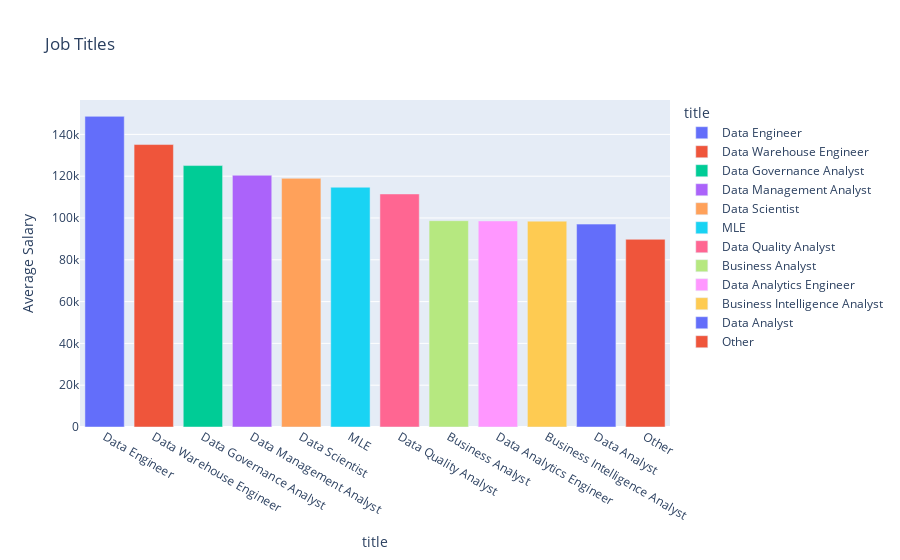

Notebook source saved alongside this figure:
### Markdown cell above
# Average Salaries of Job Titles

### Code cell
df_temp = dfc.groupby(["title_key"]) \
       .agg({'salary_standardized':'mean'}) \
       .reset_index() \
       .rename(columns={'salary_standardized': 'Average Salary','title_key':'title'}) \
       .sort_values("Average Salary",ascending = False)

fig = px.bar(df_temp, x = 'title',   y = 'Average Salary' , color = "title", title = "Job Titles")
fig.show()

### Figure 1 — Plotly figure (JSON) as saved in the notebook; plotly's stock layout.template omitted (floating-point values rounded to 4 significant figures)
{"data": [{"alignmentgroup": "True", "hovertemplate": "title=%{x}<br>Average Salary=%{y}<extra></extra>", "legendgroup": "Data Engineer", "marker": {"color": "#636efa", "pattern": {"shape": ""}}, "name": "Data Engineer", "offsetgroup": "Data Engineer", "orientation": "v", "showlegend": true, "textposition": "auto", "type": "bar", "x": ["Data Engineer"], "xaxis": "x", "y": [148600.0], "yaxis": "y"}, {"alignmentgroup": "True", "hovertemplate": "title=%{x}<br>Average Salary=%{y}<extra></extra>", "legendgroup": "Data Warehouse Engineer", "marker": {"color": "#EF553B", "pattern": {"shape": ""}}, "name": "Data Warehouse Engineer", "offsetgroup": "Data Warehouse Engineer", "orientation": "v", "showlegend": true, "textposition": "auto", "type": "bar", "x": ["Data Warehouse Engineer"], "xaxis": "x", "y": [135100.0], "yaxis": "y"}, {"alignmentgroup": "True", "hovertemplate": "title=%{x}<br>Average Salary=%{y}<extra></extra>", "legendgroup": "Data Governance Analyst", "marker": {"color": "#00cc96", "pattern": {"shape": ""}}, "name": "Data Governance Analyst", "offsetgroup": "Data Governance Analyst", "orientation": "v", "showlegend": true, "textposition": "auto", "type": "bar", "x": ["Data Governance Analyst"], "xaxis": "x", "y": [125084], "yaxis": "y"}, {"alignmentgroup": "True", "hovertemplate": "title=%{x}<br>Average Salary=%{y}<extra></extra>", "legendgroup": "Data Management Analyst", "marker": {"color": "#ab63fa", "pattern": {"shape": ""}}, "name": "Data Management Analyst", "offsetgroup": "Data Management Analyst", "orientation": "v", "showlegend": true, "textposition": "auto", "type": "bar", "x": ["Data Management Analyst"], "xaxis": "x", "y": [120400.0], "yaxis": "y"}, {"alignmentgroup": "True", "hovertemplate": "title=%{x}<br>Average Salary=%{y}<extra></extra>", "legendgroup": "Data Scientist", "marker": {"color": "#FFA15A", "pattern": {"shape": ""}}, "name": "Data Scientist", "offsetgroup": "Data Scientist", "orientation": "v", "showlegend": true, "textposition": "auto", "type": "bar", "x": ["Data Scientist"], "xaxis": "x", "y": [119000.0], "yaxis": "y"}, {"alignmentgroup": "True", "hovertemplate": "title=%{x}<br>Average Salary=%{y}<extra></extra>", "legendgroup": "MLE", "marker": {"color": "#19d3f3", "pattern": {"shape": ""}}, "name": "MLE", "offsetgroup": "MLE", "orientation": "v", "showlegend": true, "textposition": "auto", "type": "bar", "x": ["MLE"], "xaxis": "x", "y": [114700.0], "yaxis": "y"}, {"alignmentgroup": "True", "hovertemplate": "title=%{x}<br>Average Salary=%{y}<extra></extra>", "legendgroup": "Data Quality Analyst", "marker": {"color": "#FF6692", "pattern": {"shape": ""}}, "name": "Data Quality Analyst", "offsetgroup": "Data Quality Analyst", "orientation": "v", "showlegend": true, "textposition": "auto", "type": "bar", "x": ["Data Quality Analyst"], "xaxis": "x", "y": [111510], "yaxis": "y"}, {"alignmentgroup": "True", "hovertemplate": "title=%{x}<br>Average Salary=%{y}<extra></extra>", "legendgroup": "Business Analyst", "marker": {"color": "#B6E880", "pattern": {"shape": ""}}, "name": "Business Analyst", "offsetgroup": "Business Analyst", "orientation": "v", "showlegend": true, "textposition": "auto", "type": "bar", "x": ["Business Analyst"], "xaxis": "x", "y": [98710.0], "yaxis": "y"}, {"alignmentgroup": "True", "hovertemplate": "title=%{x}<br>Average Salary=%{y}<extra></extra>", "legendgroup": "Data Analytics Engineer", "marker": {"color": "#FF97FF", "pattern": {"shape": ""}}, "name": "Data Analytics Engineer", "offsetgroup": "Data Analytics Engineer", "orientation": "v", "showlegend": true, "textposition": "auto", "type": "bar", "x": ["Data Analytics Engineer"], "xaxis": "x", "y": [98590.0], "yaxis": "y"}, {"alignmentgroup": "True", "hovertemplate": "title=%{x}<br>Average Salary=%{y}<extra></extra>", "legendgroup": "Business Intelligence Analyst", "marker": {"color": "#FECB52", "pattern": {"shape": ""}}, "name": "Business Intelligence Analyst", "offsetgroup": "Business Intelligence Analyst", "orientation": "v", "showlegend": true, "textposition": "auto", "type": "bar", "x": ["Business Intelligence Analyst"], "xaxis": "x", "y": [98500.0], "yaxis": "y"}, {"alignmentgroup": "True", "hovertemplate": "title=%{x}<br>Average Salary=%{y}<extra></extra>", "legendgroup": "Data Analyst", "marker": {"color": "#636efa", "pattern": {"shape": ""}}, "name": "Data Analyst", "offsetgroup": "Data Analyst", "orientation": "v", "showlegend": true, "textposition": "auto", "type": "bar", "x": ["Data Analyst"], "xaxis": "x", "y": [97070.0], "yaxis": "y"}, {"alignmentgroup": "True", "hovertemplate": "title=%{x}<br>Average Salary=%{y}<extra></extra>", "legendgroup": "Other", "marker": {"color": "#EF553B", "pattern": {"shape": ""}}, "name": "Other", "offsetgroup": "Other", "orientation": "v", "showlegend": true, "textposition": "auto", "type": "bar", "x": ["Other"], "xaxis": "x", "y": [89800.0], "yaxis": "y"}], "layout": {"barmode": "relative", "legend": {"title": {"text": "title"}, "tracegroupgap": 0}, "title": {"text": "Job Titles"}, "xaxis": {"anchor": "y", "categoryarray": ["Data Engineer", "Data Warehouse Engineer", "Data Governance Analyst", "Data Management Analyst", "Data Scientist", "MLE", "Data Quality Analyst", "Business Analyst", "Data Analytics Engineer", "Business Intelligence Analyst", "Data Analyst", "Other"], "categoryorder": "array", "domain": [0, 1], "title": {"text": "title"}}, "yaxis": {"anchor": "x", "domain": [0, 1], "title": {"text": "Average Salary"}}}}
